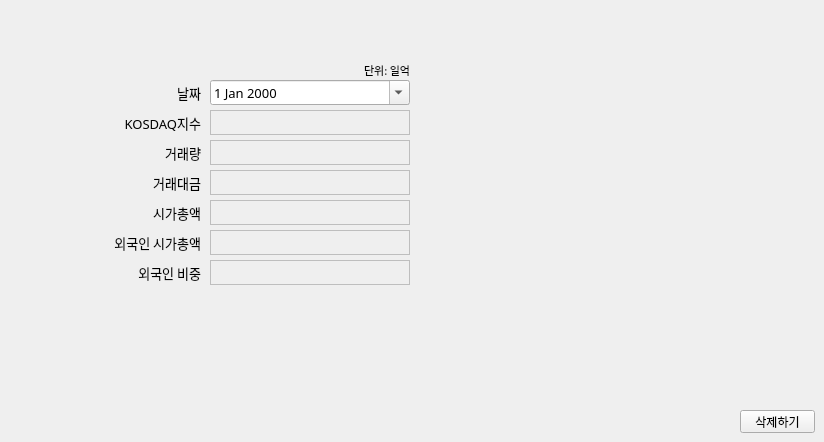
        <widget class="QWidget" name="kdel">
         <attribute name="title">
          <string>데이터 삭제</string>
         </attribute>
         <widget class="QWidget" name="widget_2" native="true">
          <property name="geometry">
           <rect>
            <x>70</x>
            <y>50</y>
            <width>550</width>
            <height>300</height>
           </rect>
          </property>
          <property name="font">
           <font>
            <family>맑은 고딕</family>
            <pointsize>10</pointsize>
           </font>
          </property>
          <widget class="QLabel" name="label_13">
           <property name="geometry">
            <rect>
             <x>350</x>
             <y>30</y>
             <width>100</width>
             <height>25</height>
            </rect>
           </property>
           <property name="font">
            <font>
             <family>맑은 고딕</family>
             <pointsize>10</pointsize>
            </font>
           </property>
           <property name="text">
            <string/>
           </property>
          </widget>
          <widget class="QLabel" name="label_14">
           <property name="geometry">
            <rect>
             <x>30</x>
             <y>90</y>
             <width>101</width>
             <height>25</height>
            </rect>
           </property>
           <property name="font">
            <font>
             <family>맑은 고딕</family>
             <pointsize>10</pointsize>
            </font>
           </property>
           <property name="text">
            <string>거래량</string>
           </property>
           <property name="alignment">
            <set>Qt::AlignRight|Qt::AlignTrailing|Qt::AlignVCenter</set>
           </property>
          </widget>
          <widget class="QDateEdit" name="date_kdel">
           <property name="geometry">
            <rect>
             <x>140</x>
             <y>30</y>
             <width>200</width>
             <height>25</height>
            </rect>
           </property>
           <property name="font">
            <font>
             <family>맑은 고딕</family>
             <pointsize>10</pointsize>
            </font>
           </property>
           <property name="calendarPopup">
            <bool>true</bool>
           </property>
          </widget>
          <widget class="QLabel" name="label_15">
           <property name="geometry">
            <rect>
             <x>30</x>
             <y>120</y>
             <width>101</width>
             <height>25</height>
            </rect>
           </property>
           <property name="font">
            <font>
             <family>맑은 고딕</family>
             <pointsize>10</pointsize>
            </font>
           </property>
           <property name="text">
            <string>거래대금</string>
           </property>
           <property name="alignment">
            <set>Qt::AlignRight|Qt::AlignTrailing|Qt::AlignVCenter</set>
           </property>
          </widget>
          <widget class="QLabel" name="label_16">
           <property name="geometry">
            <rect>
             <x>30</x>
             <y>180</y>
             <width>101</width>
             <height>25</height>
            </rect>
           </property>
           <property name="font">
            <font>
             <family>맑은 고딕</family>
             <pointsize>10</pointsize>
            </font>
           </property>
           <property name="text">
            <string>외국인 시가총액</string>
           </property>
           <property name="alignment">
            <set>Qt::AlignRight|Qt::AlignTrailing|Qt::AlignVCenter</set>
           </property>
          </widget>
          <widget class="QLabel" name="label_17">
           <property name="geometry">
            <rect>
             <x>30</x>
             <y>150</y>
             <width>101</width>
             <height>25</height>
            </rect>
           </property>
           <property name="font">
            <font>
             <family>맑은 고딕</family>
             <pointsize>10</pointsize>
            </font>
           </property>
           <property name="text">
            <string>시가총액</string>
           </property>
           <property name="alignment">
            <set>Qt::AlignRight|Qt::AlignTrailing|Qt::AlignVCenter</set>
           </property>
          </widget>
          <widget class="QWidget" name="group_kadd_2" native="true">
           <property name="enabled">
            <bool>false</bool>
           </property>
           <property name="geometry">
            <rect>
             <x>140</x>
             <y>60</y>
             <width>211</width>
             <height>191</height>
            </rect>
           </property>
           <property name="font">
            <font>
             <family>맑은 고딕</family>
             <pointsize>10</pointsize>
            </font>
           </property>
           <widget class="QLabel" name="label_kdel1">
            <property name="geometry">
             <rect>
              <x>0</x>
              <y>0</y>
              <width>200</width>
              <height>25</height>
             </rect>
            </property>
            <property name="autoFillBackground">
             <bool>false</bool>
            </property>
            <property name="frameShape">
             <enum>QFrame::Box</enum>
            </property>
            <property name="text">
             <string/>
            </property>
           </widget>
           <widget class="QLabel" name="label_kdel2">
            <property name="geometry">
             <rect>
              <x>0</x>
              <y>30</y>
              <width>200</width>
              <height>25</height>
             </rect>
            </property>
            <property name="autoFillBackground">
             <bool>false</bool>
            </property>
            <property name="frameShape">
             <enum>QFrame::Box</enum>
            </property>
            <property name="text">
             <string/>
            </property>
           </widget>
           <widget class="QLabel" name="label_kdel3">
            <property name="geometry">
             <rect>
              <x>0</x>
              <y>60</y>
              <width>200</width>
              <height>25</height>
             </rect>
            </property>
            <property name="autoFillBackground">
             <bool>false</bool>
            </property>
            <property name="frameShape">
             <enum>QFrame::Box</enum>
            </property>
            <property name="text">
             <string/>
            </property>
           </widget>
           <widget class="QLabel" name="label_kdel4">
            <property name="geometry">
             <rect>
              <x>0</x>
              <y>90</y>
              <width>200</width>
              <height>25</height>
             </rect>
            </property>
            <property name="autoFillBackground">
             <bool>false</bool>
            </property>
            <property name="frameShape">
             <enum>QFrame::Box</enum>
            </property>
            <property name="text">
             <string/>
            </property>
           </widget>
           <widget class="QLabel" name="label_kdel5">
            <property name="geometry">
             <rect>
              <x>0</x>
              <y>120</y>
              <width>200</width>
              <height>25</height>
             </rect>
            </property>
            <property name="autoFillBackground">
             <bool>false</bool>
            </property>
            <property name="frameShape">
             <enum>QFrame::Box</enum>
            </property>
            <property name="text">
             <string/>
            </property>
           </widget>
           <widget class="QLabel" name="label_kdel6">
            <property name="geometry">
             <rect>
              <x>0</x>
              <y>150</y>
              <width>200</width>
              <height>25</height>
             </rect>
            </property>
            <property name="autoFillBackground">
             <bool>false</bool>
            </property>
            <property name="frameShape">
             <enum>QFrame::Box</enum>
            </property>
            <property name="text">
             <string/>
            </property>
           </widget>
          </widget>
          <widget class="QLabel" name="label_18">
           <property name="geometry">
            <rect>
             <x>30</x>
             <y>60</y>
             <width>101</width>
             <height>25</height>
            </rect>
           </property>
           <property name="font">
            <font>
             <family>맑은 고딕</family>
             <pointsize>10</pointsize>
            </font>
           </property>
           <property name="text">
            <string>KOSDAQ지수</string>
           </property>
           <property name="alignment">
            <set>Qt::AlignRight|Qt::AlignTrailing|Qt::AlignVCenter</set>
           </property>
          </widget>
          <widget class="QLabel" name="label_19">
           <property name="geometry">
            <rect>
             <x>30</x>
             <y>30</y>
             <width>101</width>
             <height>25</height>
            </rect>
           </property>
           <property name="font">
            <font>
             <family>맑은 고딕</family>
             <pointsize>10</pointsize>
            </font>
           </property>
           <property name="text">
            <string>날짜</string>
           </property>
           <property name="alignment">
            <set>Qt::AlignRight|Qt::AlignTrailing|Qt::AlignVCenter</set>
           </property>
          </widget>
          <widget class="QLabel" name="label_20">
           <property name="geometry">
            <rect>
             <x>30</x>
             <y>210</y>
             <width>101</width>
             <height>25</height>
            </rect>
           </property>
           <property name="font">
            <font>
             <family>맑은 고딕</family>
             <pointsize>10</pointsize>
            </font>
           </property>
           <property name="text">
            <string>외국인 비중</string>
           </property>
           <property name="alignment">
            <set>Qt::AlignRight|Qt::AlignTrailing|Qt::AlignVCenter</set>
           </property>
          </widget>
          <widget class="QLabel" name="label_30">
           <property name="geometry">
            <rect>
             <x>240</x>
             <y>10</y>
             <width>100</width>
             <height>20</height>
            </rect>
           </property>
           <property name="font">
            <font>
             <family>맑은 고딕</family>
             <pointsize>8</pointsize>
            </font>
           </property>
           <property name="text">
            <string>단위: 일억</string>
           </property>
           <property name="alignment">
            <set>Qt::AlignRight|Qt::AlignTrailing|Qt::AlignVCenter</set>
           </property>
          </widget>
         </widget>
         <widget class="QPushButton" name="btn_kdel">
          <property name="geometry">
           <rect>
            <x>740</x>
            <y>410</y>
            <width>75</width>
            <height>23</height>
           </rect>
          </property>
          <property name="text">
           <string>삭제하기</string>
          </property>
         </widget>
        </widget>
